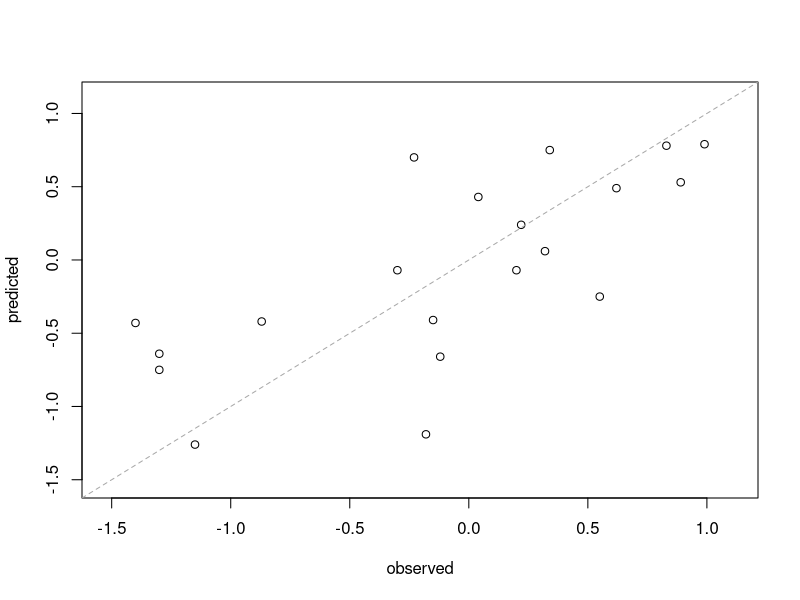
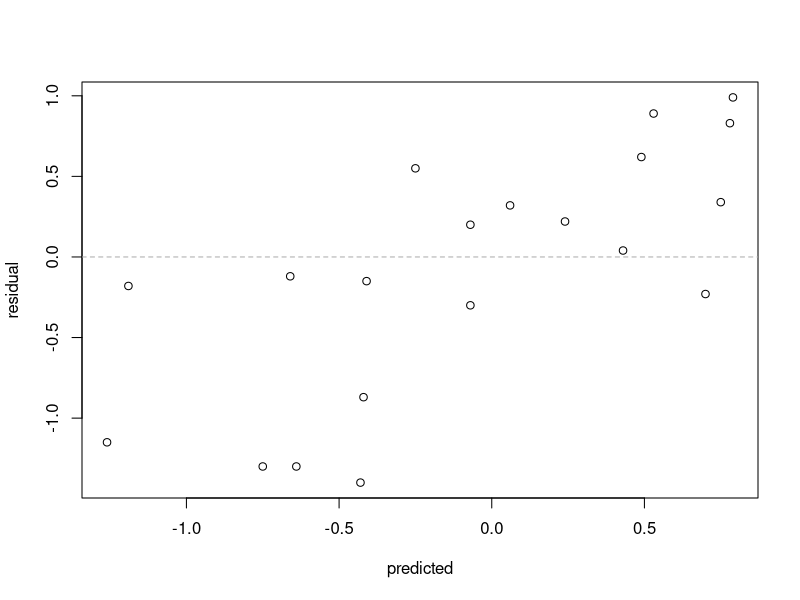

Write the R code that produced these figures, in order.
observed <- c(0.22, 0.83, -0.12, 0.89, -0.23, -1.30, -0.15, -1.4,
                0.62, 0.99, -0.18, 0.32, 0.34, -0.30, 0.04, -0.87,
                0.55, -1.30, -1.15, 0.20)
predicted <- c(0.24, 0.78, -0.66, 0.53, 0.70, -0.75, -0.41, -0.43, 
                 0.49, 0.79, -1.19, 0.06, 0.75, -0.07, 0.43, -0.42,
                 -0.25, -0.64, -1.26, -0.07)

residualValues <- observed - predicted
# summary(residualValues)
# observed values vs pred values
axisRange <- extendrange(c(observed, predicted))
plot(observed, predicted, ylim = axisRange, xlim = axisRange)
abline(0, 1, col="darkgrey", lty=2)
# residual vs predicted
plot(predicted, observed, ylab = "residual")
abline(h = 0, col="darkgrey", lty=2)
# Calculate R square and RMSE with caret package
library("caret")
R2(predicted, observed)
RMSE(predicted, observed)
# correlation
cor(predicted, observed)
cor(predicted, observed, method = "spearman")
